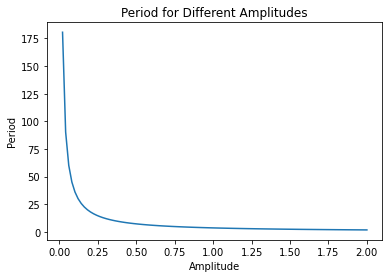

Write the Python code that produced this figure.
#!/usr/bin/env python3
# -*- coding: utf-8 -*-
"""
Created on Mon Oct  2 22:32:06 2023

@author: nancyshi
"""

import numpy as np
import matplotlib.pyplot as plt
from gaussxw import gaussxw_
#constants:
m = 1


def f(x, b):
  return (b**4-x**4)**(-1/2)

N = 20
a = 0
P_list = []
A_list = np.linspace(0, 2, 100)
for A in A_list:
    b = A
    x, w = gaussxw_(N)
    xp = 0.5*(b-a)*x + 0.5*(b-a)
    wp = 0.5*(b-a)*w
    
    s = 0.0
    for k in range(N):
        s+=wp[k]*f(xp[k], b)
    
    P_list.append(s*np.sqrt(8*m))
plt.plot(A_list, P_list)
plt.xlabel("Amplitude")
plt.ylabel("Period")
plt.title("Period for Different Amplitudes")
